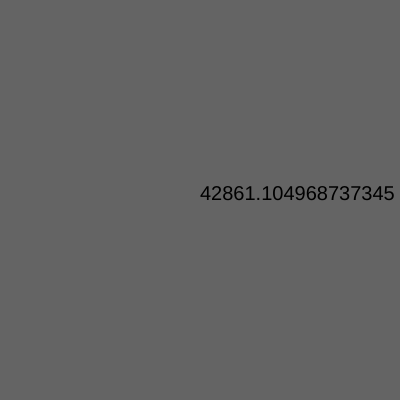
Frame 1 (no input)
Frame 60 (no input): identical to frame 1, image omitted
Frame 120 (the mouse pressed at the canvas centre since frame 60): identical to frame 1, image omitted

The p5.js sketch that drew this single still picture (run headless with seeded random() and noise() and a simulated clock; from frame 60 on, the mouse is pressed at the canvas centre):

// p5.js sketch
// ── sketch.js
// let choices = [-1, 0, 1]
let t;

function setup() {
  t = random(-99999, 99999)
  createCanvas(400, 400);
}

function draw() {
  background(100);
  console.log(t)
  textSize(20)
  text(String(t), x=width/2, y=height/2)
}
